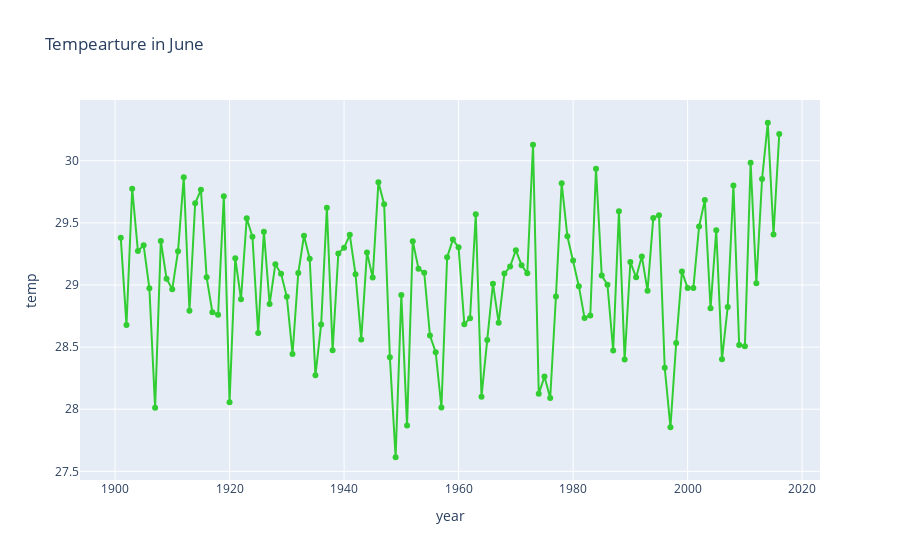

Notebook code for this chart:
### Code cell
df_j = df.query('year >=1901').query("month =='June'")
fig = px.line(df_j, x="year", y="temp", title='Tempearture in June',markers=True,)
fig.update_traces(line_color="#32CD32")
fig.show()
